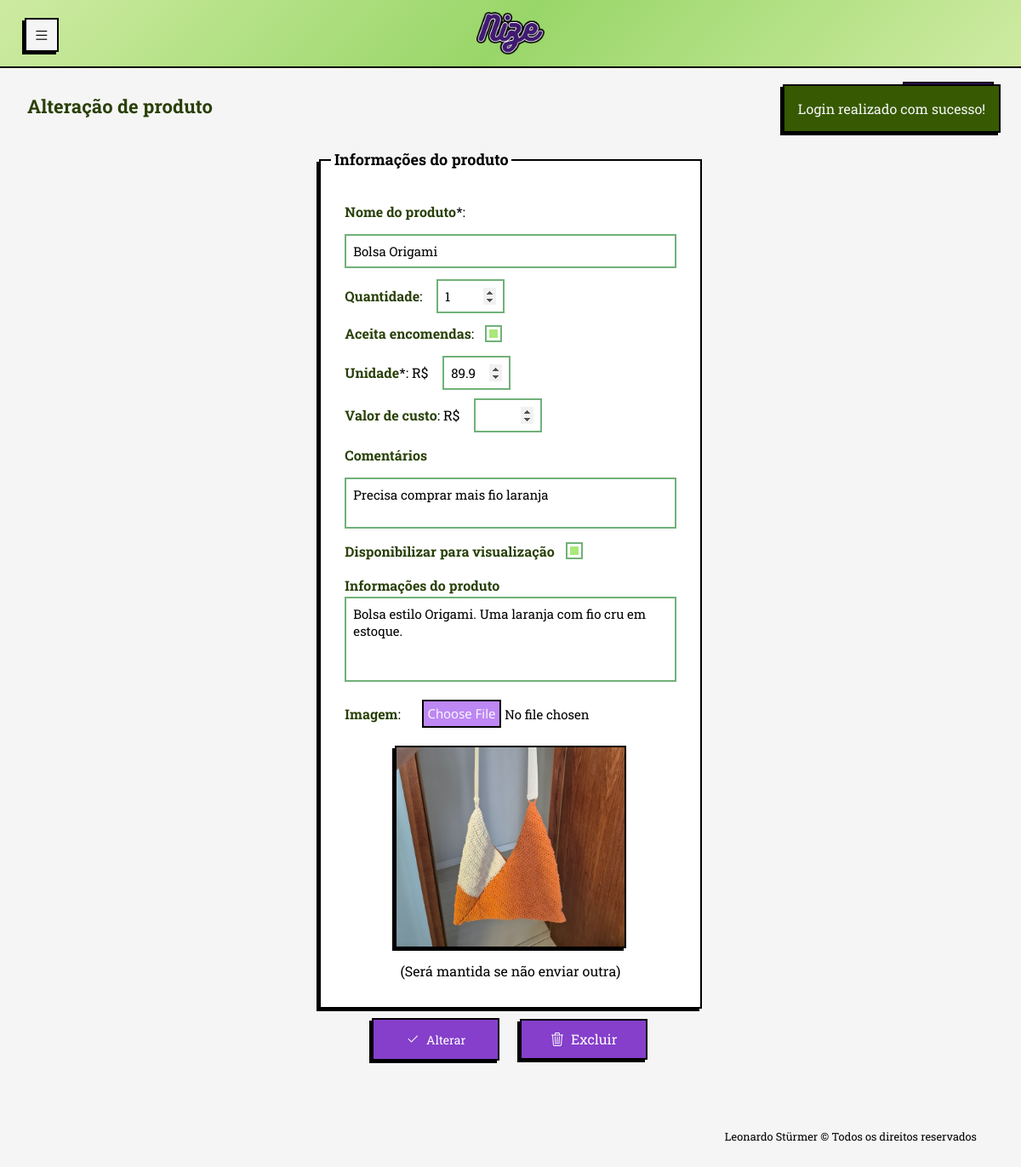
Screenshot of /php/view/produtos/alteracao_produto.php?id=11 (signed in) with the database file from the repository.
### tables this page shows
CREATE TABLE produtos (
            id_produto INTEGER PRIMARY KEY AUTOINCREMENT NOT NULL,
            id_usuario INTEGER NOT NULL,
            nome TEXT NOT NULL,
            valor_unitario REAL NOT NULL,
            quantidade INTEGER NULL,
            imagem TEXT NULL,
            aceita_encomenda INTEGER NULL,
            descricao TEXT NULL,
            valor_custo REAL NULL,
            aceita_visualizacao INTEGER NULL,
            created_at TIMESTAMP NOT NULL DEFAULT CURRENT_TIMESTAMP, comentario,
            FOREIGN KEY (id_usuario) REFERENCES usuario (id_usuario)
    );

### php/persistence/conexaoBanco.class.php (called while the page is built, shortened)
<?php
class ConexaoBanco extends PDO {
    private static $instancia = null;
    public static function getInstancia() {
        if (!isset(self::$instancia)) {
            try {
                $caminhoBanco = __DIR__ . '/nize_database.db';
                $dsn = "sqlite:" . $caminhoBanco;
                self::$instancia = new ConexaoBanco($dsn, null, null);
                self::$instancia->setAttribute(PDO::ATTR_ERRMODE, PDO::ERRMODE_EXCEPTION);
                self::$instancia->setAttribute(PDO::ATTR_DEFAULT_FETCH_MODE, PDO::FETCH_ASSOC);
            } catch (PDOException $e) {
                $msg_erro = urlencode("Erro ao conectar com o banco SQLite: " . $e->getMessage());
                header("location:../view/general/erro.php?msg=" . $msg_erro);
                exit;
            }
        }
        return self::$instancia;
    }
}

### php/dao/produtodao.class.php (called while the page is built, shortened)
<?php
require_once __DIR__ . '/../persistence/conexaoBanco.class.php';
class ProdutoDAO{
    private $conexao;
    public function __construct() {
        $this-> conexao = ConexaoBanco::getInstancia();
    }
    public function buscarPorId($id){
        try {
            $sql = $this->conexao->prepare("SELECT * FROM produtos WHERE id_produto = :id");
            $sql->bindValue(":id", $id);
            $sql->execute();
            return $sql->fetch(PDO::FETCH_ASSOC);
        } catch (PDOException $e) {
            $_SESSION['msg'] = "<p class='error-msg'>Erro ao buscar ID: " . $e->getMessage() . "</p>";
        }
    }
}

### php/view/produtos/alteracao_produto.php (the view, shortened to what this page needs)
<?php
require_once '../../dao/produtodao.class.php';
$id_produto = $_GET['id'] ?? null;
$produtoDAO = new ProdutoDAO();
$produto = $produtoDAO->buscarPorId($id_produto);
?>
<!DOCTYPE html>
<html lang="pt-br">
<head>
  <link rel="stylesheet" href="../../../css/normalize.css">
  <link rel="stylesheet" href="../../../css/query.css">
  <link rel="stylesheet" href="../../../css/style.css">
  <link rel="stylesheet" href="../../../css/sidebar.css">
  <link rel="stylesheet" href="https://cdn.jsdelivr.net/npm/bootstrap-icons@1.13.1/font/bootstrap-icons.min.css">
</head>
<body>
  <header id="header-mobile">
    <div class="container-header">
      <a href="#" data-resize-btn-mobile class="btn-menu" title="Esconder/expandir menu">
        <i class="bi bi-list"></i>
      </a>
      <a href="../general/tela_inicial.php" class="link-logo-header" title="Tela inicial">
        <img src="../../../img/logo/nize_new.png" alt="Nize logotipo" id="logo-header">
      </a>
    </div>
  </header>
  <main class='conteudo-pagina'>
    <div class="internal-nav">
      <div class="internal-nav-links">
        <h1>Alteração de produto</h1>
        <a href="visualizacao_produtos.php" title="Tela de produtos"><span class="bi bi-arrow-left"></span>Voltar</a>
      </div>
    </div>
    <?php
    if (isset($_SESSION["msg"])) {
      echo "<div id='session-msg'>" . $_SESSION['msg'] .  "</div>";
    }
    if ($produto['aceita_encomenda'] !== 1) {
      $checkEncomenda = "";
    } else {
      $checkEncomenda = "checked";
    }
    if ($produto['aceita_visualizacao'] !== 1) {
      $checkVisualizacao = "";
    } else {
      $checkVisualizacao = "checked";
    }
    ?>
    <form action="../../controller/produtoControle.php?op=alterar&id=<?php echo $produto['id_produto'] ?>" method="post" enctype="multipart/form-data" class="form-cadastro-produto">
      <fieldset id="products-form">
        <legend>Informações do produto</legend>
        <div class="inner-products-form">
          <label><strong>Nome do produto</strong>*:</label>
          <input type="text" id="nomeProduto" name="nomeProduto" class="input-produto alt-nome-produto" value="<?php echo htmlspecialchars($produto['nome']); ?>" autocomplete="off" required>
          <div class="div-inner-products">
            <label><strong>Quantidade</strong>:
              <input type="number"  step="1" min="0" onkeydown="return ['Backspace', 'Delete', 'ArrowLeft', 'ArrowRight'].includes(event.key) || !isNaN(Number(event.key))" id="quantidadeProduto" name="quantidadeProduto" class="input-produto" value="<?php echo htmlspecialchars($produto['quantidade']); ?>" maxlength="3" autocomplete="off">
            </label>
            <label class="checkbox-acc" for="">
              <strong>Aceita encomendas</strong>:
              <input type="checkbox" id="aceitaEncomenda" name="aceitaEncomenda" class="input-produto" value="1" <?php echo " $checkEncomenda"; ?>>
            </label>
          </div>
          <div class="div-inner-products">
            <label><strong>Unidade</strong>*: R$
              <input type="number" min="0" id="valorUnitario" name="valorUnitario" step="0.10" class="input-produto" value="<?php echo htmlspecialchars($produto['valor_unitario']); ?>" autocomplete="off" required>
            </label>
            <label><strong>Valor de custo</strong>: R$
              <input type="number" min="0" id="valorCusto" name="valorCusto" step="0.10" class="input-produto" value="<?php echo htmlspecialchars($produto['valor_custo']); ?>" autocomplete="off">
            </label>
          </div>
          <label class="comentario-produtos" for="comentarioProduto">
            <strong>Comentários</strong>
          </label>
          <textarea name="comentarioProduto" id="comentarioProduto" placeholder="Adicione comentarios pessoais sobre o produto" class="input-produto" autocomplete="off"><?php echo htmlspecialchars($produto['comentario']); ?></textarea>
          <label class="checkbox-acc" for="">
            <strong>Disponibilizar para visualização</strong>
              <input type="checkbox" id="aceitaVisualizacao" name="aceitaVisualizacao" class="input-produto" value="1" autocomplete="off" <?php echo " $checkVisualizacao";?>>
          </label>
          <label class="descricao-produtos" for="descricaoProduto">
            <strong>Informações do produto</strong>
            <textarea name="descricaoProduto" id="descricaoProduto" class="input-produto" autocomplete="off"><?php echo htmlspecialchars($produto['descricao']); ?></textarea>
          </label>
          <label><strong>Imagem</strong>:
            <input type="file" name="imagemProduto" id="imagemProduto" class="input-produto" accept=".png, .jpg">
          </label>
          <?php if (!empty($produto['imagem'])): ?>
            <?php echo "<img src='../../persistence/uploads/" . htmlspecialchars($produto['imagem']) . "' alt='imagem do produto' class='img-produtos img-alt-produto'>" ?>
            <span class="span-alt-img">(Será mantida se não enviar outra)</span>
          <?php else: ?>
            <span>Nenhuma imagem</span>
          <?php endif; ?>
        </div>
      </fieldset>
      <div id="form-products-buttons">
        <button type="submit"><span class="bi bi-check2"></span>Alterar</button>
        <a href="../../controller/produtoControle.php?op=excluir&id=<?php echo $produto['id_produto'] ?>" onclick="return confirm('Deseja mesmo excluir?');"><span class="bi bi-trash3"></span>Excluir</a>
      </div>
    </form>
    <footer>Leonardo Stürmer &copy; Todos os direitos reservados</footer>
  </main>
</body>
</html>

### css/query.css (style rules this page uses)
@media screen and (max-width: 1280px) { main { margin-top: 1.5em; margin-left: 1em; } }
@media screen and (max-width: 1280px) { main.conteudo-pagina { margin: 3em 0; padding: 2em 2em; } }
@media screen and (max-width: 1280px) { .success-msg, .error-msg { color: whitesmoke; border: 2px solid black; box-shadow: var(--box-shadow); font-size: 16px; position: absolute; top: 3.2em; right: 1.5em; width: fit-content; max-width: 300px; padding: 0.8em 1rem; z-index: 99999; } }
@media screen and (max-width: 1280px) { h1 { font-size: 22px; } }
@media screen and (max-width: 1280px) { .btn-menu { position: fixed; left: 1em; top: 0.5em; } }
div.div-inner-products { flex-direction: column; }
#form-products-buttons > button { padding: 0.5em 0.5em; font-size: 14px; width: 30%; }

### css/style.css (style rules this page uses)
.internal-nav { display: inline-block; margin-bottom: 2em 0; gap: 20px; }
.internal-nav-links h1 { padding: 0; color: var(--darkGreen); text-align: left; }
.internal-nav-links { padding: 0; margin: 0; display: flex; justify-content: space-between; align-items: center; }
.internal-nav-links > a { text-decoration: none; border: var(--border); box-shadow: var(--box-shadow); background-color: var(--darkerPurple); padding: 0.8em; color: white; width: fit-content; text-align: center; margin: 1em 0; }
.img-alt-produto { border: var(--border); box-shadow: var(--box-shadow); align-self: center; width: 70%; max-height: 300px; }
.span-alt-img { text-align: center; }
.form-cadastro-produto { display: block; flex-direction: column; align-self: center; }
#form-products-buttons { display: flex; justify-content: center; }
#form-products-buttons span.bi { display: flex; justify-content: center; margin-left: 0px; }
#form-products-buttons > button, #form-products-buttons > a { width: 150px; padding: 0.5em; display: flex; justify-content: center; align-items: center; }
#products-form { border: var(--border); box-shadow: var(--box-shadow); background-color: white; padding: 0.8em; display: flex; justify-content: center; margin: 0 auto; width: 100%; }
#products-form > legend { font-size: 18px; padding: 0.2em; color: black; font-weight: bolder; }
.inner-products-form { display: flex; justify-content: center; flex-direction: column; gap: 0.8rem; font-size: 16px; padding: 1rem; text-align: left; width: 100%; }
.inner-products-form > input[type="text"], .inner-products-form > input[type="file"], .inner-products-form > textarea { margin-left: 0; width: 100%; }
.inner-products-form input[type="number"] { width: 5rem; }
.div-inner-products { display: flex; flex-direction: row; justify-content: space-between; gap: 10px; }
#nomeProduto.input-produto, #nomeProduto.alt-nome-produto { width: 100%; }
.inner-products-form strong { color: var(--darkGreen); font-weight: 700; }
.input-produto { background-color: white; font-size: 15px; margin-left: 0.8rem; padding: 0.5rem; }
#descricaoProduto.input-produto { width: 100%; height: 100px; }
.checkbox-acc { display: flex; align-items: center; }
.descricao-produtos { display: flex; align-items: start; flex-direction: column; }
.descricao-produtos > textarea { height: 10rem; margin: 0; }

### css/sidebar.css (style rules this page uses)
* { margin: 0; padding: 0; box-sizing: border-box; }
body { --sb-width: 8rem; font-family: system-ui, sans-serif; font-size: 16px; line-height: 1.7; }
header { visibility: hidden; width: 0em; }
#logo-header { width: 80px; margin: 0em auto; transition: width 0.4s ease-in-out, transform 0.8s ease-in-out, opacity 0.4s ease-in-out; transform: rotate(0deg); }
.link-logo-header, .link-logo-header:hover { background-color: transparent; border: none; box-shadow: none; align-content: center; }
.container-header { background: linear-gradient(134deg,rgba(206, 235, 162, 1) 0%, rgba(153, 214, 105, 1) 50%, rgba(206, 235, 162, 1) 100%); border-bottom: var(--border); display: flex; flex-direction: row; justify-content: center; width: 100%; transition: border 0.3s ease-in-out; }
#header-mobile .btn-menu i { margin-top: -5px; padding: 0; font-size: 1.2em; }
.btn-menu { background-color: whitesmoke; color: black; padding: 0.5em; width: 2.5em; height: 2.5em; display: flex; flex-direction: column; align-content: center; justify-content: space-between; }
main { transition: margin-left 0.4s ease-in-out; }
@media (min-width: 0px) { main { margin-left: var(--sb-width); } }
@media screen and (max-width: 1280px) { header { visibility: visible; position: fixed; top: 0; z-index: 9999; display: flex; flex-direction: row; width: 100dvw; height: 5em; } }

### rows the page displays
produtos: nomeProduto "Bolsa Origami", quantidadeProduto "1", valorUnitario "89.9", comentarioProduto "Precisa comprar mais fio laranja", descricaoProduto "Bolsa estilo Origami. Uma laranja com fio cru em estoque.", imagem (picture)

### other values shown
$_SESSION['msg'] "Login realizado com sucesso!"
